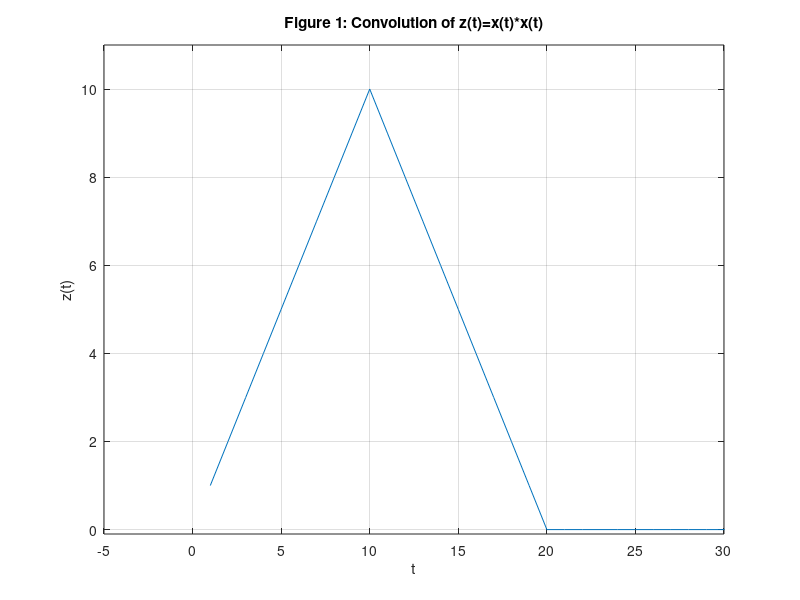

Recreate this plot in MATLAB.
%%A1
N=100;
PulseWidth=10;
t=[0:1:(N-1)];
x=[ones(1,PulseWidth),zeros(1,N-PulseWidth)];
z=conv(x,x);
figure;
plot(z);
grid on;
axis([-5,30,-0.1,11]);
xlabel('t');
ylabel('z(t)');
title('Figure 1: Convolution of z(t)=x(t)*x(t)');


Xw=fft(x);
f=[-(N/2):1:(N/2)-1]*(1/N);%w=2*pi*f;
Zw=Xw.*Xw;



